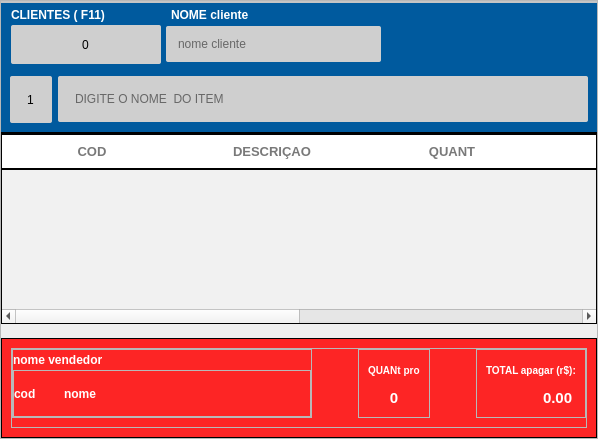
          <widget class="QFrame" name="frame_2">
           <property name="minimumSize">
            <size>
             <width>170</width>
             <height>0</height>
            </size>
           </property>
           <property name="frameShape">
            <enum>QFrame::StyledPanel</enum>
           </property>
           <property name="frameShadow">
            <enum>QFrame::Raised</enum>
           </property>
           <layout class="QVBoxLayout" name="verticalLayout_3">
            <property name="spacing">
             <number>0</number>
            </property>
            <property name="leftMargin">
             <number>0</number>
            </property>
            <property name="topMargin">
             <number>0</number>
            </property>
            <property name="rightMargin">
             <number>0</number>
            </property>
            <property name="bottomMargin">
             <number>0</number>
            </property>
            <item>
             <widget class="QFrame" name="fraTop">
              <property name="styleSheet">
               <string notr="true">QFrame{
background: #FFF;

}
</string>
              </property>
              <property name="frameShape">
               <enum>QFrame::StyledPanel</enum>
              </property>
              <property name="frameShadow">
               <enum>QFrame::Raised</enum>
              </property>
              <layout class="QHBoxLayout" name="horizontalLayout_8">
               <property name="spacing">
                <number>0</number>
               </property>
               <property name="leftMargin">
                <number>0</number>
               </property>
               <property name="topMargin">
                <number>0</number>
               </property>
               <property name="rightMargin">
                <number>0</number>
               </property>
               <property name="bottomMargin">
                <number>0</number>
               </property>
              </layout>
             </widget>
            </item>
            <item>
             <widget class="QFrame" name="frame">
              <property name="minimumSize">
               <size>
                <width>0</width>
                <height>60</height>
               </size>
              </property>
              <property name="styleSheet">
               <string notr="true">QFrame{
        background-color:#005a9e;
border: 0px solid #1E87F0;
}
</string>
              </property>
              <property name="frameShape">
               <enum>QFrame::StyledPanel</enum>
              </property>
              <property name="frameShadow">
               <enum>QFrame::Raised</enum>
              </property>
              <layout class="QVBoxLayout" name="verticalLayout_2">
               <property name="spacing">
                <number>0</number>
               </property>
               <property name="leftMargin">
                <number>10</number>
               </property>
               <property name="topMargin">
                <number>2</number>
               </property>
               <property name="rightMargin">
                <number>2</number>
               </property>
               <property name="bottomMargin">
                <number>3</number>
               </property>
               <item>
                <widget class="QFrame" name="frame_6">
                 <property name="styleSheet">
                  <string notr="true">border:none</string>
                 </property>
                 <property name="frameShape">
                  <enum>QFrame::StyledPanel</enum>
                 </property>
                 <property name="frameShadow">
                  <enum>QFrame::Raised</enum>
                 </property>
                 <layout class="QHBoxLayout" name="horizontalLayout_4">
                  <property name="leftMargin">
                   <number>0</number>
                  </property>
                  <property name="topMargin">
                   <number>0</number>
                  </property>
                  <property name="rightMargin">
                   <number>0</number>
                  </property>
                  <property name="bottomMargin">
                   <number>0</number>
                  </property>
                  <item>
                   <widget class="QLabel" name="label">
                    <property name="styleSheet">
                     <string notr="true">QLabel{
font-size: 12px;
font-family: &quot;Arial&quot;;
font-weight: bold;
	color: rgb(255, 255, 255);
border: none
}</string>
                    </property>
                    <property name="text">
                     <string>CLIENTES ( F11)</string>
                    </property>
                   </widget>
                  </item>
                  <item>
                   <spacer name="horizontalSpacer_8">
                    <property name="orientation">
                     <enum>Qt::Horizontal</enum>
                    </property>
                    <property name="sizeType">
                     <enum>QSizePolicy::Fixed</enum>
                    </property>
                    <property name="sizeHint" stdset="0">
                     <size>
                      <width>60</width>
                      <height>20</height>
                     </size>
                    </property>
                   </spacer>
                  </item>
                  <item>
                   <widget class="QLabel" name="label_2">
                    <property name="styleSheet">
                     <string notr="true">QLabel{
font-size: 12px;
font-family: &quot;Arial&quot;;
font-weight: bold;
	color: rgb(255, 255, 255);
border: none
}</string>
                    </property>
                    <property name="text">
                     <string>NOME cliente</string>
                    </property>
                    <property name="alignment">
                     <set>Qt::AlignLeading|Qt::AlignLeft|Qt::AlignVCenter</set>
                    </property>
                   </widget>
                  </item>
                  <item>
                   <spacer name="horizontalSpacer_7">
                    <property name="orientation">
                     <enum>Qt::Horizontal</enum>
                    </property>
                    <property name="sizeHint" stdset="0">
                     <size>
                      <width>40</width>
                      <height>20</height>
                     </size>
                    </property>
                   </spacer>
                  </item>
                 </layout>
                </widget>
               </item>
               <item>
                <widget class="QFrame" name="frame_5">
                 <property name="styleSheet">
                  <string notr="true">border:none</string>
                 </property>
                 <property name="frameShape">
                  <enum>QFrame::StyledPanel</enum>
                 </property>
                 <property name="frameShadow">
                  <enum>QFrame::Raised</enum>
                 </property>
                 <layout class="QHBoxLayout" name="horizontalLayout_2">
                  <property name="spacing">
                   <number>0</number>
                  </property>
                  <property name="leftMargin">
                   <number>0</number>
                  </property>
                  <property name="topMargin">
                   <number>0</number>
                  </property>
                  <property name="rightMargin">
                   <number>0</number>
                  </property>
                  <property name="bottomMargin">
                   <number>0</number>
                  </property>
                  <item>
                   <widget class="QLineEdit" name="tx_codigoCliente">
                    <property name="minimumSize">
                     <size>
                      <width>90</width>
                      <height>39</height>
                     </size>
                    </property>
                    <property name="maximumSize">
                     <size>
                      <width>150</width>
                      <height>16777215</height>
                     </size>
                    </property>
                    <property name="focusPolicy">
                     <enum>Qt::ClickFocus</enum>
                    </property>
                    <property name="contextMenuPolicy">
                     <enum>Qt::ActionsContextMenu</enum>
                    </property>
                    <property name="styleSheet">
                     <string notr="true">QLineEdit{
background: #CFCFCF;
border-radius: 2px;
color: #000;
font: 13px &quot;Arial&quot; ;
text-transform: uppercase;
padding:10px
}
QLineEdit:Focus {
border: 1px solid red;
	background-color: rgb(255, 255, 255);r
}</string>
                    </property>
                    <property name="text">
                     <string>0</string>
                    </property>
                    <property name="alignment">
                     <set>Qt::AlignCenter</set>
                    </property>
                    <property name="placeholderText">
                     <string>codigo</string>
                    </property>
                   </widget>
                  </item>
                  <item>
                   <spacer name="horizontalSpacer_5">
                    <property name="orientation">
                     <enum>Qt::Horizontal</enum>
                    </property>
                    <property name="sizeType">
                     <enum>QSizePolicy::Fixed</enum>
                    </property>
                    <property name="sizeHint" stdset="0">
                     <size>
                      <width>5</width>
                      <height>20</height>
                     </size>
                    </property>
                   </spacer>
                  </item>
                  <item>
                   <widget class="QLineEdit" name="tx_nomeCliente">
                    <property name="minimumSize">
                     <size>
                      <width>150</width>
                      <height>0</height>
                     </size>
                    </property>
                    <property name="maximumSize">
                     <size>
                      <width>16777215</width>
                      <height>16777215</height>
                     </size>
                    </property>
                    <property name="focusPolicy">
                     <enum>Qt::ClickFocus</enum>
                    </property>
                    <property name="styleSheet">
                     <string notr="true">QLineEdit{
background: #CFCFCF;
border-radius: 2px;
color: #000;
font: 15px &quot;Arial&quot; ;
text-transform: uppercase;
padding:10px
}
QLineEdit:Focus {
border: 1px solid red;
	background-color: rgb(255, 255, 255);r
}</string>
                    </property>
                    <property name="text">
                     <string/>
                    </property>
                    <property name="placeholderText">
                     <string>nome cliente</string>
                    </property>
                   </widget>
                  </item>
                  <item>
                   <spacer name="horizontalSpacer_3">
                    <property name="orientation">
                     <enum>Qt::Horizontal</enum>
                    </property>
                    <property name="sizeHint" stdset="0">
                     <size>
                      <width>40</width>
                      <height>20</height>
                     </size>
                    </property>
                   </spacer>
                  </item>
                 </layout>
                </widget>
               </item>
              </layout>
             </widget>
            </item>
            <item>
             <widget class="QFrame" name="fr_addProduto">
              <property name="styleSheet">
               <string notr="true">QFrame{
        background-color:#005a9e;
border: 0px solid #1E87F0;
}
</string>
              </property>
              <property name="frameShape">
               <enum>QFrame::NoFrame</enum>
              </property>
              <property name="frameShadow">
               <enum>QFrame::Plain</enum>
              </property>
              <layout class="QHBoxLayout" name="horizontalLayout_5">
               <item>
                <widget class="QSpinBox" name="db_Quantidade">
                 <property name="minimumSize">
                  <size>
                   <width>0</width>
                   <height>47</height>
                  </size>
                 </property>
                 <property name="focusPolicy">
                  <enum>Qt::TabFocus</enum>
                 </property>
                 <property name="styleSheet">
                  <string notr="true">background: #CFCFCF;
border-radius: 2px;
color: #000;
font: 25px &quot;Arial&quot; ;
text-transform: uppercase;
padding:5px</string>
                 </property>
                 <property name="alignment">
                  <set>Qt::AlignCenter</set>
                 </property>
                 <property name="buttonSymbols">
                  <enum>QAbstractSpinBox::NoButtons</enum>
                 </property>
                 <property name="keyboardTracking">
                  <bool>true</bool>
                 </property>
                 <property name="maximum">
                  <number>1200</number>
                 </property>
                 <property name="value">
                  <number>1</number>
                 </property>
                </widget>
               </item>
               <item>
                <widget class="QLineEdit" name="tx_BuscaItem_2">
                 <property name="mouseTracking">
                  <bool>true</bool>
                 </property>
                 <property name="focusPolicy">
                  <enum>Qt::StrongFocus</enum>
                 </property>
                 <property name="styleSheet">
                  <string notr="true">QLineEdit{
background: #CFCFCF;
border-radius: 2px;
color: #000;
font: 13px &quot;Arial&quot; ;
text-transform: uppercase;
padding:15px
}
QLineEdit:Focus {
border: 1px solid red;
	background-color: rgb(255, 255, 255);r
}</string>
                 </property>
                 <property name="text">
                  <string/>
                 </property>
                 <property name="frame">
                  <bool>false</bool>
                 </property>
                 <property name="cursorPosition">
                  <number>0</number>
                 </property>
                 <property name="alignment">
                  <set>Qt::AlignLeading|Qt::AlignLeft|Qt::AlignVCenter</set>
                 </property>
                 <property name="readOnly">
                  <bool>false</bool>
                 </property>
                 <property name="placeholderText">
                  <string>DIGITE O NOME  DO ITEM</string>
                 </property>
                </widget>
               </item>
              </layout>
             </widget>
            </item>
            <item>
             <widget class="QTableWidget" name="tb_Itens">
              <property name="font">
               <font>
                <pointsize>-1</pointsize>
                <italic>false</italic>
                <bold>true</bold>
               </font>
              </property>
              <property name="cursor" stdset="0">
               <cursorShape>PointingHandCursor</cursorShape>
              </property>
              <property name="focusPolicy">
               <enum>Qt::WheelFocus</enum>
              </property>
              <property name="contextMenuPolicy">
               <enum>Qt::ActionsContextMenu</enum>
              </property>
              <property name="styleSheet">
               <string notr="true">QTableView{
background: #F1F1F1;
color: black;
font-weight: bold;
font-size: 16px;
border:1px solid blakc;
	
	selection-color: rgb(255, 0, 0);
	selection-background-color: rgb(85, 170, 255);
}
QHeaderView:section{
background: #FFF;

font-size: 13px;
font-family: &quot;Arial&quot;;
font-weight: bold;
color: #797979;
border:none;
border-bottom: 2px solid black;
border-top:2px solid black;
padding:5px 0px;
text-transform: uppercase
}


</string>
              </property>
              <property name="autoScrollMargin">
               <number>20</number>
              </property>
              <property name="editTriggers">
               <set>QAbstractItemView::NoEditTriggers</set>
              </property>
              <property name="tabKeyNavigation">
               <bool>false</bool>
              </property>
              <property name="showDropIndicator" stdset="0">
               <bool>false</bool>
              </property>
              <property name="dragDropOverwriteMode">
               <bool>false</bool>
              </property>
              <property name="alternatingRowColors">
               <bool>true</bool>
              </property>
              <property name="selectionMode">
               <enum>QAbstractItemView::ContiguousSelection</enum>
              </property>
              <property name="selectionBehavior">
               <enum>QAbstractItemView::SelectRows</enum>
              </property>
              <property name="showGrid">
               <bool>true</bool>
              </property>
              <property name="gridStyle">
               <enum>Qt::CustomDashLine</enum>
              </property>
              <property name="sortingEnabled">
               <bool>false</bool>
              </property>
              <property name="wordWrap">
               <bool>true</bool>
              </property>
              <attribute name="horizontalHeaderCascadingSectionResizes">
               <bool>false</bool>
              </attribute>
              <attribute name="horizontalHeaderDefaultSectionSize">
               <number>180</number>
              </attribute>
              <attribute name="horizontalHeaderHighlightSections">
               <bool>true</bool>
              </attribute>
              <attribute name="horizontalHeaderShowSortIndicator" stdset="0">
               <bool>false</bool>
              </attribute>
              <attribute name="horizontalHeaderStretchLastSection">
               <bool>false</bool>
              </attribute>
              <attribute name="verticalHeaderVisible">
               <bool>false</bool>
              </attribute>
              <attribute name="verticalHeaderMinimumSectionSize">
               <number>20</number>
              </attribute>
              <attribute name="verticalHeaderDefaultSectionSize">
               <number>50</number>
              </attribute>
              <attribute name="verticalHeaderHighlightSections">
               <bool>true</bool>
              </attribute>
              <column>
               <property name="text">
                <string>COD</string>
               </property>
               <property name="font">
                <font>
                 <pointsize>12</pointsize>
                </font>
               </property>
               <property name="textAlignment">
                <set>AlignCenter</set>
               </property>
              </column>
              <column>
               <property name="text">
                <string>DESCRIÇAO</string>
               </property>
               <property name="font">
                <font>
                 <pointsize>12</pointsize>
                </font>
               </property>
              </column>
              <column>
               <property name="text">
                <string>QUANT</string>
               </property>
               <property name="font">
                <font>
                 <pointsize>12</pointsize>
                </font>
               </property>
              </column>
              <column>
               <property name="text">
                <string>VL UNIT</string>
               </property>
              </column>
              <column>
               <property name="text">
                <string>VL TOTAL</string>
               </property>
              </column>
              <column>
               <property name="text">
                <string>TIPO</string>
               </property>
              </column>
             </widget>
            </item>
            <item>
             <widget class="QLabel" name="Quantidadetela">
              <property name="styleSheet">
               <string notr="true">font: 12pt &quot;MS Shell Dlg 2&quot;;
color: rgb(255, 255, 255);
background:none;</string>
              </property>
              <property name="text">
               <string/>
              </property>
             </widget>
            </item>
            <item>
             <widget class="QFrame" name="frame_7">
              <property name="minimumSize">
               <size>
                <width>0</width>
                <height>100</height>
               </size>
              </property>
              <property name="maximumSize">
               <size>
                <width>16777215</width>
                <height>100</height>
               </size>
              </property>
              <property name="styleSheet">
               <string notr="true">QFrame{
	background-color: qlineargradient(spread:pad, x1:1, y1:1, x2:1, y2:1, stop:1 rgba(255, 0, 0, 216));
}
QLabel{
font-size: 10px;
font-family: &quot;Arial&quot;;
font-weight: bold;
color: white;
border: none
}</string>
              </property>
              <property name="frameShape">
               <enum>QFrame::StyledPanel</enum>
              </property>
              <property name="frameShadow">
               <enum>QFrame::Raised</enum>
              </property>
              <layout class="QVBoxLayout" name="verticalLayout_4">
               <item>
                <widget class="QFrame" name="frame_12">
                 <property name="styleSheet">
                  <string notr="true">QFrame{
	background-color: none;
}</string>
                 </property>
                 <property name="frameShape">
                  <enum>QFrame::StyledPanel</enum>
                 </property>
                 <property name="frameShadow">
                  <enum>QFrame::Raised</enum>
                 </property>
                 <layout class="QHBoxLayout" name="horizontalLayout_11">
                  <property name="leftMargin">
                   <number>0</number>
                  </property>
                  <property name="topMargin">
                   <number>0</number>
                  </property>
                  <property name="rightMargin">
                   <number>0</number>
                  </property>
                  <item>
                   <widget class="QFrame" name="frame_4">
                    <property name="minimumSize">
                     <size>
                      <width>300</width>
                      <height>60</height>
                     </size>
                    </property>
                    <property name="maximumSize">
                     <size>
                      <width>400</width>
                      <height>16777215</height>
                     </size>
                    </property>
                    <property name="styleSheet">
                     <string notr="true"/>
                    </property>
                    <property name="frameShape">
                     <enum>QFrame::StyledPanel</enum>
                    </property>
                    <property name="frameShadow">
                     <enum>QFrame::Raised</enum>
                    </property>
                    <layout class="QVBoxLayout" name="verticalLayout_12">
                     <property name="spacing">
                      <number>0</number>
                     </property>
                     <property name="leftMargin">
                      <number>0</number>
                     </property>
                     <property name="topMargin">
                      <number>0</number>
                     </property>
                     <property name="rightMargin">
                      <number>0</number>
                     </property>
                     <property name="bottomMargin">
                      <number>0</number>
                     </property>
                     <item>
                      <widget class="QLabel" name="label_4">
                       <property name="maximumSize">
                        <size>
                         <width>16777215</width>
                         <height>20</height>
                        </size>
                       </property>
                       <property name="styleSheet">
                        <string notr="true">QLabel{
font-size: 12px;
font-family: &quot;Arial&quot;;
font-weight: bold;
color: white;
border: none
}</string>
                       </property>
                       <property name="text">
                        <string>nome vendedor</string>
                       </property>
                      </widget>
                     </item>
                     <item>
                      <widget class="QFrame" name="frame_15">
                       <property name="minimumSize">
                        <size>
                         <width>0</width>
                         <height>30</height>
                        </size>
                       </property>
                       <property name="styleSheet">
                        <string notr="true">QLabel{
font-size: 12px;
font-family: &quot;Arial&quot;;
font-weight: bold;
color: white;
border: none;

}</string>
                       </property>
                       <property name="frameShape">
                        <enum>QFrame::StyledPanel</enum>
                       </property>
                       <property name="frameShadow">
                        <enum>QFrame::Raised</enum>
                       </property>
                       <layout class="QHBoxLayout" name="horizontalLayout_7">
                        <property name="spacing">
                         <number>0</number>
                        </property>
                        <property name="leftMargin">
                         <number>0</number>
                        </property>
                        <property name="topMargin">
                         <number>0</number>
                        </property>
                        <property name="rightMargin">
                         <number>0</number>
                        </property>
                        <property name="bottomMargin">
                         <number>0</number>
                        </property>
                        <item>
                         <widget class="QLabel" name="tx_codigovendedor">
                          <property name="maximumSize">
                           <size>
                            <width>50</width>
                            <height>16777215</height>
                           </size>
                          </property>
                          <property name="text">
                           <string>cod</string>
                          </property>
                         </widget>
                        </item>
                        <item>
                         <widget class="QLabel" name="tx_NomeVendedor">
                          <property name="text">
                           <string>nome</string>
                          </property>
                         </widget>
                        </item>
                       </layout>
                      </widget>
                     </item>
                    </layout>
                   </widget>
                  </item>
                  <item>
                   <spacer name="horizontalSpacer_9">
                    <property name="orientation">
                     <enum>Qt::Horizontal</enum>
                    </property>
                    <property name="sizeHint" stdset="0">
                     <size>
                      <width>40</width>
                      <height>20</height>
                     </size>
                    </property>
                   </spacer>
                  </item>
                  <item>
                   <widget class="QFrame" name="frame_13">
                    <property name="minimumSize">
                     <size>
                      <width>0</width>
                      <height>0</height>
                     </size>
                    </property>
                    <property name="maximumSize">
                     <size>
                      <width>300</width>
                      <height>16777215</height>
                     </size>
                    </property>
                    <property name="frameShape">
                     <enum>QFrame::StyledPanel</enum>
                    </property>
                    <property name="frameShadow">
                     <enum>QFrame::Raised</enum>
                    </property>
                    <layout class="QVBoxLayout" name="verticalLayout_10">
                     <item>
                      <widget class="QLabel" name="lb_FormVenda_29">
                       <property name="minimumSize">
                        <size>
                         <width>0</width>
                         <height>20</height>
                        </size>
                       </property>
                       <property name="maximumSize">
                        <size>
                         <width>16777215</width>
                         <height>30</height>
                        </size>
                       </property>
                       <property name="styleSheet">
                        <string notr="true"/>
                       </property>
                       <property name="text">
                        <string>QUANt pro</string>
                       </property>
                       <property name="alignment">
                        <set>Qt::AlignLeading|Qt::AlignLeft|Qt::AlignVCenter</set>
                       </property>
                      </widget>
                     </item>
                     <item>
                      <widget class="QLabel" name="tx_quantidadeitem">
                       <property name="minimumSize">
                        <size>
                         <width>0</width>
                         <height>20</height>
                        </size>
                       </property>
                       <property name="styleSheet">
                        <string notr="true">
font-size: 15px;</string>
                       </property>
                       <property name="text">
                        <string>0</string>
                       </property>
                       <property name="alignment">
                        <set>Qt::AlignCenter</set>
                       </property>
                      </widget>
                     </item>
                    </layout>
                   </widget>
                  </item>
                  <item>
                   <spacer name="horizontalSpacer_10">
                    <property name="orientation">
                     <enum>Qt::Horizontal</enum>
                    </property>
                    <property name="sizeType">
                     <enum>QSizePolicy::Fixed</enum>
                    </property>
                    <property name="sizeHint" stdset="0">
                     <size>
                      <width>40</width>
                      <height>20</height>
                     </size>
                    </property>
                   </spacer>
                  </item>
                  <item>
                   <widget class="QFrame" name="frame_14">
                    <property name="minimumSize">
                     <size>
                      <width>0</width>
                      <height>0</height>
                     </size>
                    </property>
                    <property name="frameShape">
                     <enum>QFrame::StyledPanel</enum>
                    </property>
                    <property name="frameShadow">
                     <enum>QFrame::Raised</enum>
                    </property>
                    <layout class="QVBoxLayout" name="verticalLayout_11">
                     <item>
                      <widget class="QLabel" name="lb_FormVenda_28">
                       <property name="minimumSize">
                        <size>
                         <width>0</width>
                         <height>20</height>
                        </size>
                       </property>
                       <property name="styleSheet">
                        <string notr="true"/>
                       </property>
                       <property name="text">
                        <string>TOTAL apagar (r$):</string>
                       </property>
                       <property name="alignment">
                        <set>Qt::AlignLeading|Qt::AlignLeft|Qt::AlignVCenter</set>
                       </property>
                      </widget>
                     </item>
                     <item>
                      <widget class="QDoubleSpinBox" name="db_ValorTotalvenda">
                       <property name="minimumSize">
                        <size>
                         <width>0</width>
                         <height>20</height>
                        </size>
                       </property>
                       <property name="focusPolicy">
                        <enum>Qt::NoFocus</enum>
                       </property>
                       <property name="styleSheet">
                        <string notr="true">
font-size: 15px;
font-family: &quot;Arial&quot;;
font-weight: bold;
color:white;
border: none;
background: transparent;
</string>
                       </property>
                       <property name="alignment">
                        <set>Qt::AlignRight|Qt::AlignTrailing|Qt::AlignVCenter</set>
                       </property>
                       <property name="buttonSymbols">
                        <enum>QAbstractSpinBox::NoButtons</enum>
                       </property>
                       <property name="showGroupSeparator" stdset="0">
                        <bool>true</bool>
                       </property>
                       <property name="maximum">
                        <double>9999999.000000000000000</double>
                       </property>
                      </widget>
                     </item>
                    </layout>
                   </widget>
                  </item>
                 </layout>
                </widget>
               </item>
              </layout>
             </widget>
            </item>
           </layout>
          </widget>
